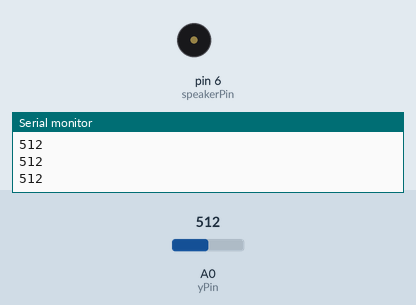
This sketch was run on a simulated Arduino Uno, built with avr-gcc and run on an emulated ATmega328P. Parts: buzzer (waves = sounding), the last lines printed to the serial monitor. Inputs (shaded band) come from the test bench; at power-on: A0 (yPin) = 512.

Above: at 1.2 s.
1.3 s: A0 (yPin) set to 214
2.8 s: A0 (yPin) set to 185
At 3.9 s:
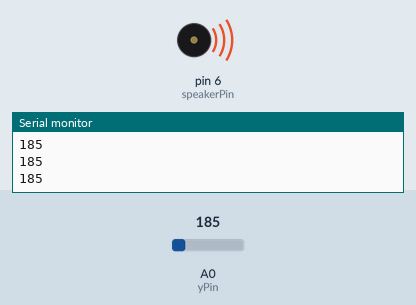
Timing chart, 0 to 5.8 s (numbered marks = the images above; inputs shaded):
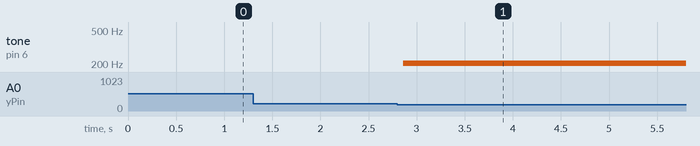

The sketch:

Speaker_button.ino
```cpp
int speakerPin = 6; // digital pin to attatch speaker

int yPin = A0;  // analog joystick pin
int buttonPin = 7; // digital joystick pin
int yPosition = 0;  // position of the joystick

void setup() {
  // initialize serial communications at 9600 bps:
  Serial.begin(9600);

  pinMode(yPin, INPUT); // set pin as an input

  pinMode (speakerPin, OUTPUT); // set pin as an output

}

void loop() {

  yPosition = analogRead(yPin); // read the value from the joystick position

  Serial.println(yPosition);

  // when the position value is less than 200, meaning when the joystick is out of home position => make speaker beep
  if (yPosition < 200) {
    digitalWrite(speakerPin, HIGH);
    delayMicroseconds(100);
    digitalWrite (speakerPin, LOW);
    delayMicroseconds(100);

  }
}
```

Measured:
- the behaviour switches between 200 and 199 on A0 (yPin) (found by bisection; images 0 and 1)
- after the input at 2.8 s, tone on pin 6 (speakerPin): silent → 205 Hz after 0.06 s
